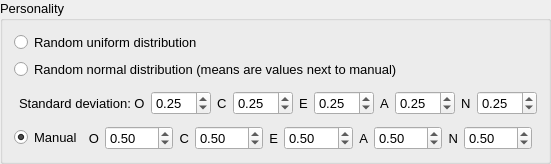
          <widget class="QGroupBox" name="groupBox_personality">
           <property name="minimumSize">
            <size>
             <width>0</width>
             <height>0</height>
            </size>
           </property>
           <property name="font">
            <font>
             <pointsize>10</pointsize>
             <weight>50</weight>
             <bold>false</bold>
            </font>
           </property>
           <property name="title">
            <string>Personality</string>
           </property>
           <property name="checkable">
            <bool>false</bool>
           </property>
           <layout class="QVBoxLayout" name="verticalLayout_3">
            <item>
             <widget class="QRadioButton" name="radioButton_persUni">
              <property name="text">
               <string>Random uniform distribution</string>
              </property>
             </widget>
            </item>
            <item>
             <widget class="QRadioButton" name="radioButton_persNorm">
              <property name="text">
               <string>Random normal distribution (means are values next to manual)</string>
              </property>
             </widget>
            </item>
            <item>
             <layout class="QHBoxLayout" name="horizontalLayout_10">
              <property name="leftMargin">
               <number>5</number>
              </property>
              <property name="topMargin">
               <number>5</number>
              </property>
              <item>
               <widget class="QLabel" name="label_16">
                <property name="sizePolicy">
                 <sizepolicy hsizetype="Fixed" vsizetype="Preferred">
                  <horstretch>0</horstretch>
                  <verstretch>0</verstretch>
                 </sizepolicy>
                </property>
                <property name="text">
                 <string>Standard deviation: O</string>
                </property>
               </widget>
              </item>
              <item>
               <widget class="QDoubleSpinBox" name="doubleSpinBox_sdO">
                <property name="value">
                 <double>0.250000000000000</double>
                </property>
               </widget>
              </item>
              <item>
               <widget class="QLabel" name="label_15">
                <property name="sizePolicy">
                 <sizepolicy hsizetype="Fixed" vsizetype="Preferred">
                  <horstretch>0</horstretch>
                  <verstretch>0</verstretch>
                 </sizepolicy>
                </property>
                <property name="text">
                 <string>C</string>
                </property>
               </widget>
              </item>
              <item>
               <widget class="QDoubleSpinBox" name="doubleSpinBox_sdC">
                <property name="value">
                 <double>0.250000000000000</double>
                </property>
               </widget>
              </item>
              <item>
               <widget class="QLabel" name="label_28">
                <property name="sizePolicy">
                 <sizepolicy hsizetype="Fixed" vsizetype="Preferred">
                  <horstretch>0</horstretch>
                  <verstretch>0</verstretch>
                 </sizepolicy>
                </property>
                <property name="text">
                 <string>E</string>
                </property>
               </widget>
              </item>
              <item>
               <widget class="QDoubleSpinBox" name="doubleSpinBox_sdE">
                <property name="value">
                 <double>0.250000000000000</double>
                </property>
               </widget>
              </item>
              <item>
               <widget class="QLabel" name="label_29">
                <property name="sizePolicy">
                 <sizepolicy hsizetype="Fixed" vsizetype="Preferred">
                  <horstretch>0</horstretch>
                  <verstretch>0</verstretch>
                 </sizepolicy>
                </property>
                <property name="text">
                 <string>A</string>
                </property>
               </widget>
              </item>
              <item>
               <widget class="QDoubleSpinBox" name="doubleSpinBox_sdA">
                <property name="value">
                 <double>0.250000000000000</double>
                </property>
               </widget>
              </item>
              <item>
               <widget class="QLabel" name="label_30">
                <property name="sizePolicy">
                 <sizepolicy hsizetype="Fixed" vsizetype="Preferred">
                  <horstretch>0</horstretch>
                  <verstretch>0</verstretch>
                 </sizepolicy>
                </property>
                <property name="text">
                 <string>N</string>
                </property>
               </widget>
              </item>
              <item>
               <widget class="QDoubleSpinBox" name="doubleSpinBox_sdN">
                <property name="value">
                 <double>0.250000000000000</double>
                </property>
               </widget>
              </item>
             </layout>
            </item>
            <item>
             <layout class="QVBoxLayout" name="verticalLayout_8">
              <item>
               <layout class="QHBoxLayout" name="horizontalLayout_11">
                <property name="topMargin">
                 <number>5</number>
                </property>
                <property name="rightMargin">
                 <number>5</number>
                </property>
                <item>
                 <widget class="QRadioButton" name="radioButton_persManual">
                  <property name="sizePolicy">
                   <sizepolicy hsizetype="Fixed" vsizetype="Fixed">
                    <horstretch>0</horstretch>
                    <verstretch>0</verstretch>
                   </sizepolicy>
                  </property>
                  <property name="text">
                   <string>Manual</string>
                  </property>
                  <property name="checked">
                   <bool>true</bool>
                  </property>
                 </widget>
                </item>
                <item>
                 <widget class="QLabel" name="label_6">
                  <property name="sizePolicy">
                   <sizepolicy hsizetype="Fixed" vsizetype="Preferred">
                    <horstretch>0</horstretch>
                    <verstretch>0</verstretch>
                   </sizepolicy>
                  </property>
                  <property name="text">
                   <string>O</string>
                  </property>
                  <property name="alignment">
                   <set>Qt::AlignRight|Qt::AlignTrailing|Qt::AlignVCenter</set>
                  </property>
                 </widget>
                </item>
                <item>
                 <widget class="QDoubleSpinBox" name="doubleSpinBox_genO">
                  <property name="maximum">
                   <double>1.000000000000000</double>
                  </property>
                  <property name="singleStep">
                   <double>0.010000000000000</double>
                  </property>
                  <property name="value">
                   <double>0.500000000000000</double>
                  </property>
                 </widget>
                </item>
                <item>
                 <widget class="QLabel" name="label_7">
                  <property name="sizePolicy">
                   <sizepolicy hsizetype="Fixed" vsizetype="Preferred">
                    <horstretch>0</horstretch>
                    <verstretch>0</verstretch>
                   </sizepolicy>
                  </property>
                  <property name="text">
                   <string>C</string>
                  </property>
                  <property name="alignment">
                   <set>Qt::AlignRight|Qt::AlignTrailing|Qt::AlignVCenter</set>
                  </property>
                 </widget>
                </item>
                <item>
                 <widget class="QDoubleSpinBox" name="doubleSpinBox_genC">
                  <property name="maximum">
                   <double>1.000000000000000</double>
                  </property>
                  <property name="singleStep">
                   <double>0.010000000000000</double>
                  </property>
                  <property name="value">
                   <double>0.500000000000000</double>
                  </property>
                 </widget>
                </item>
                <item>
                 <widget class="QLabel" name="label_8">
                  <property name="sizePolicy">
                   <sizepolicy hsizetype="Fixed" vsizetype="Preferred">
                    <horstretch>0</horstretch>
                    <verstretch>0</verstretch>
                   </sizepolicy>
                  </property>
                  <property name="text">
                   <string>E</string>
                  </property>
                  <property name="alignment">
                   <set>Qt::AlignRight|Qt::AlignTrailing|Qt::AlignVCenter</set>
                  </property>
                 </widget>
                </item>
                <item>
                 <widget class="QDoubleSpinBox" name="doubleSpinBox_genE">
                  <property name="maximum">
                   <double>1.000000000000000</double>
                  </property>
                  <property name="singleStep">
                   <double>0.010000000000000</double>
                  </property>
                  <property name="value">
                   <double>0.500000000000000</double>
                  </property>
                 </widget>
                </item>
                <item>
                 <widget class="QLabel" name="label_10">
                  <property name="sizePolicy">
                   <sizepolicy hsizetype="Fixed" vsizetype="Preferred">
                    <horstretch>0</horstretch>
                    <verstretch>0</verstretch>
                   </sizepolicy>
                  </property>
                  <property name="text">
                   <string>A</string>
                  </property>
                  <property name="alignment">
                   <set>Qt::AlignRight|Qt::AlignTrailing|Qt::AlignVCenter</set>
                  </property>
                 </widget>
                </item>
                <item>
                 <widget class="QDoubleSpinBox" name="doubleSpinBox_genA">
                  <property name="maximum">
                   <double>1.000000000000000</double>
                  </property>
                  <property name="singleStep">
                   <double>0.010000000000000</double>
                  </property>
                  <property name="value">
                   <double>0.500000000000000</double>
                  </property>
                 </widget>
                </item>
                <item>
                 <widget class="QLabel" name="label_11">
                  <property name="sizePolicy">
                   <sizepolicy hsizetype="Fixed" vsizetype="Preferred">
                    <horstretch>0</horstretch>
                    <verstretch>0</verstretch>
                   </sizepolicy>
                  </property>
                  <property name="text">
                   <string>N</string>
                  </property>
                  <property name="alignment">
                   <set>Qt::AlignRight|Qt::AlignTrailing|Qt::AlignVCenter</set>
                  </property>
                 </widget>
                </item>
                <item>
                 <widget class="QDoubleSpinBox" name="doubleSpinBox_genN">
                  <property name="maximum">
                   <double>1.000000000000000</double>
                  </property>
                  <property name="singleStep">
                   <double>0.010000000000000</double>
                  </property>
                  <property name="value">
                   <double>0.500000000000000</double>
                  </property>
                 </widget>
                </item>
               </layout>
              </item>
             </layout>
            </item>
           </layout>
          </widget>
